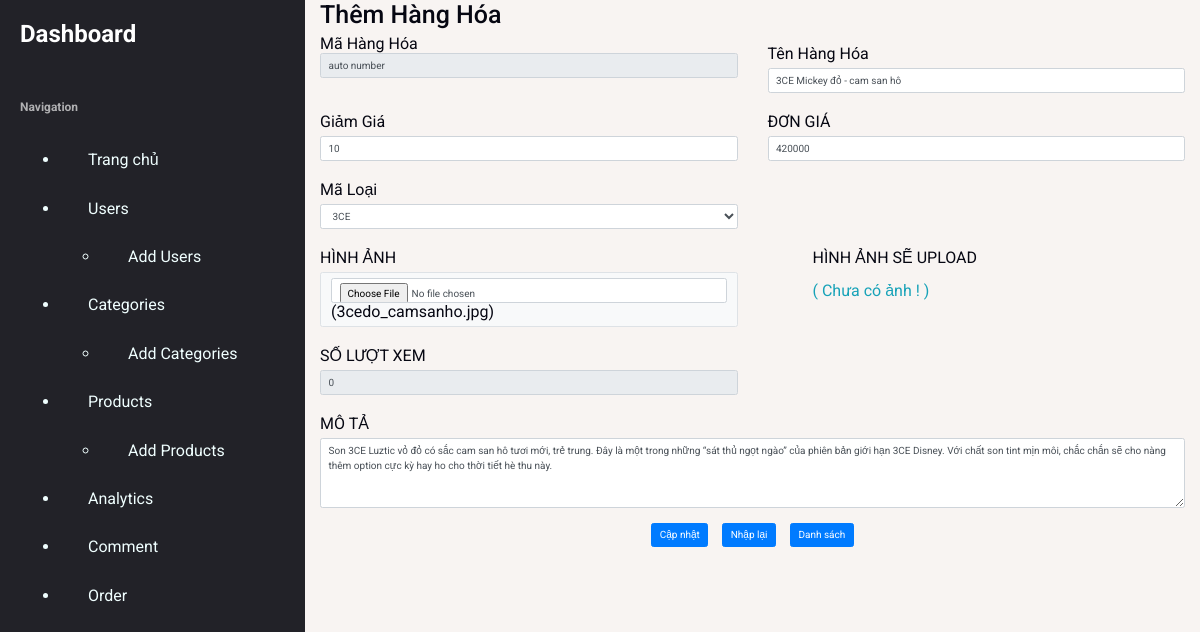
The page /?module=backend&controller=products&action=edit&id=1 (signed in) on the database its author committed.
### tables this page shows
CREATE TABLE `hang_hoa` (
  `ma_hh` int(11) NOT NULL,
  `ten_hh` varchar(140) NOT NULL,
  `don_gia` float NOT NULL,
  `giam_gia` float NOT NULL,
  `hinh` varchar(50) NOT NULL,
  `ma_loai` int(11) NOT NULL,
  `so_luot_xem` int(11) NOT NULL,
  `mo_ta` text NOT NULL
);

### library/pdo.php (called while the page is built, shortened)
<?php
function pdo_get_connection()
{
    $host = "sql105.byethost8.com";
    $db_name = "b8_27152900_bean";
    $db_user = "b8_27152900";
    $db_pass = 'aloalo12345';
    $dburl = "mysql:host={$host};dbname={$db_name};charset=utf8";
    $pdo = new PDO($dburl, $db_user, $db_pass);
    $pdo->setAttribute(PDO::ATTR_ERRMODE, PDO::ERRMODE_EXCEPTION);
    return $pdo;
}
function pdo_query_one($sql, $params = [])
{
    try {
        $conn = pdo_get_connection();
        $stmt = $conn->prepare($sql);
        $stmt->execute($params);
        $row = $stmt->fetch(PDO::FETCH_ASSOC);
        return $row;
    } catch (PDOException $e) {
        throw $e;
    } finally {
        unset($conn);
    }
}
function pdo_query($sql)
{
    $sql_args = array_slice(func_get_args(), 1);
    try {
        $conn = pdo_get_connection();
        $stmt = $conn->prepare($sql);
        $stmt->execute($sql_args);
        $rows = $stmt->fetchAll();
        return $rows;
    } catch (PDOException $e) {
        throw $e;
    } finally {
        unset($conn);
    }
}

### model/product_model.php (called while the page is built, shortened)
<?php
function product_get_one($params = [])
{
    $id = $_GET['id'];
    $sql = "SELECT * FROM hang_hoa WHERE ma_hh='$id'";
    return pdo_query_one($sql, $params);
}

### model/loai_model.php (called while the page is built, shortened)
<?php
function cate_list_all()
{
    $sql = "SELECT * FROM loai ORDER BY ma_loai ASC";
    return pdo_query($sql);
}

### view/backend/products/edit.php (the view, shortened to what this page needs)
<h1>Thêm Hàng Hóa</h1>
<?php echo @$msg;
require_once APP_PATH . '/model/product_model.php';
require_once APP_PATH . '/model/loai_model.php';
$product = product_get_one();
$loai_select_list = cate_list_all();
?>
<form action="" method="post" enctype="multipart/form-data">
    <div class="row">
        <div class="form-group col-6">
            <labelclass="mt-3">Mã Hàng Hóa</labelclass=>
                <input class="form-control" name="ma_hh" readonly value="auto number" value="<?= $product['ma_hh'] ?>">
        </div>
        <div class="form-group col-6">
            <label class="mt-3">Tên Hàng Hóa</label>
            <input class="form-control" name="ten_hh" id="" value="<?= $product['ten_hh'] ?>">
        </div>
        <div class="form-group col-6">
            <label class="mt-3">Giảm Giá</label>
            <input class="form-control" name="giam_gia" id="" value="<?= $product['giam_gia'] ?>">
        </div>
        <div class="form-group col-6">
            <label class="mt-3">ĐƠN GIÁ</label>
            <input class="form-control" name="don_gia" id="" value="<?= $product['don_gia'] ?>">
        </div>
        <div class="form-group col-6">
            <label class="mt-3">Mã Loại</label>
            <select class="form-control" name="ma_loai">
                <?php
                foreach ($loai_select_list as $loai) {
                    if ($loai['ma_loai'] == $product['ma_loai']) {
                        echo '<option selected value="' . $loai['ma_loai'] . '">' . $loai['ten_loai'] . '</option>';
                    } else {
                        echo '<option value="' . $loai['ma_loai'] . '">' . $loai['ten_loai'] . '</option>';
                    }
                }
                ?>
            </select>
        </div>
    </div>
    <div class="row">
        <div class="col-6">
            <div class="form-group ">
                <label class="mt-3">HÌNH ẢNH</label>
                <div class="bg-light py-2 px-3 border rounded">
                    <input type="file" name="up_hinh" class="form-control">(<?= $product['hinh'] ?>)
                </div>
            </div>
            <div class="form-group">
                <label class="mt-3">SỐ LƯỢT XEM</label>
                <input class="form-control" name="so_luot_xem" readonly value="0" value="<?= $product['so_luot_xem'] ?>">
            </div>
        </div>
        <div class="col-6 py-3 px-5">
            <label class="ml-5 text-uppercase" for="">Hình ảnh sẽ upload</label>
            <div id="result_image">
                <p id="desc" class="ml-5 mt-3 text-info">( Chưa có ảnh ! ) </p>
            </div>
        </div>
    </div>
    <div>
        <div class="form-group">
            <label class="mt-3">MÔ TẢ</label>
            <textarea class="form-control" name="mo_ta" id="" rows="4"><?= $product['mo_ta'] ?></textarea>
        </div>
        <div class="mt-4 text-center">
            <button class="btn btn-primary mr-3" name="btn_update">Cập nhật</button>
            <button class="btn btn-primary mr-3" type="reset">Nhập lại</button>
            <a class="btn btn-primary" href="?module=backend&controller=product&action=list">Danh sách</a>
        </div>
    </div>
</form>

### public/css/quan-tri.css (style rules this page uses)
:root { --blue: #1376ff; --black: #222228; --white: #fff; --gray-medium: #39393e; --gray-light: #b0b0b2; --radius: 10px; --item-padding: 1.5rem 1.6rem; --sidebar-width: 305px; }
html { font-size: 10px; box-sizing: border-box; }
*, *::before, *::after { box-sizing: inherit; }
body { width: 100%; height: 100vh; color: #060712; background-color: #f8f4f2; font-family: "Roboto", sans-serif; font-size: 1.6rem; font-weight: 400; line-height: 1.15; overflow: hidden; position: relative; display: grid; grid-template-columns: var(--sidebar-width) 1fr; }

### view/backend/layout.php (style rules this page uses)
a { text-decoration: none; color: #F0FFFF; }

### rows shown on the page
hang_hoa: ten_hh "3CE Mickey đỏ - cam san hô", giam_gia "10", don_gia "420000", hinh "3cedo_camsanho.jpg", mo_ta "Son 3CE Luztic vỏ đỏ có sắc cam san hô tươi mới, trẻ trung. Đây là một trong những “sát thủ ngọt ngào” của phiên bản giới hạn 3CE Disney. Với chất son tint mịn môi, chắc chắn sẽ cho nàng thêm option cực kỳ hay ho cho thời tiết hè thu này."

### other values the page prints
form field ma_loai "3CE"
